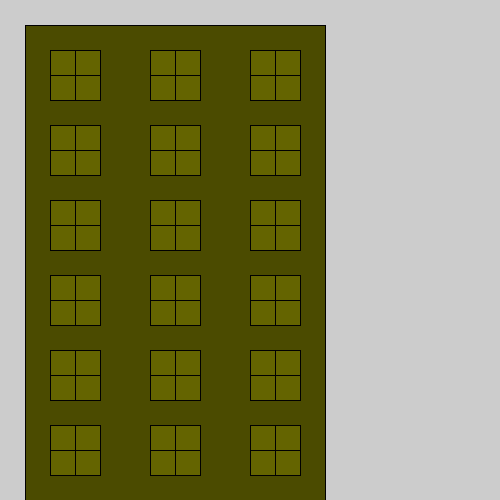
Frame 1 (no input)
Frame 60 (the mouse pressed at the canvas centre just before this capture): identical to frame 1, image omitted
Frame 120 (the mouse held since frame 60 and released just before this capture): identical to frame 1, image omitted

The Processing sketch that drew this single still picture (run headless with seeded random() and noise(); from frame 60 on, the mouse is pressed at the canvas centre):

// Processing sketch: processing_162772
// ── processing_162772.pde

void setup (){
  size (500,500);
}
void draw(){
  fill(75,75,0);
  rect (25,25,300,500);
  
  int x = 50;
  int y = 50;
  
  while (y < height) {
    drawWindow(x,y);
    drawWindow(x+100,y);
    drawWindow(x+200,y);
  y = y + 75;
  }
  
}




void drawWindow (int x, int y) {
 
  fill(100,100,0);
  stroke(0);
  rect (x,y,50,50);
  line (x+0,y+50/2,x+50,y+50/2);
  line (x+50/2,y+0,x+50/2,y+50);
 
  }
  
